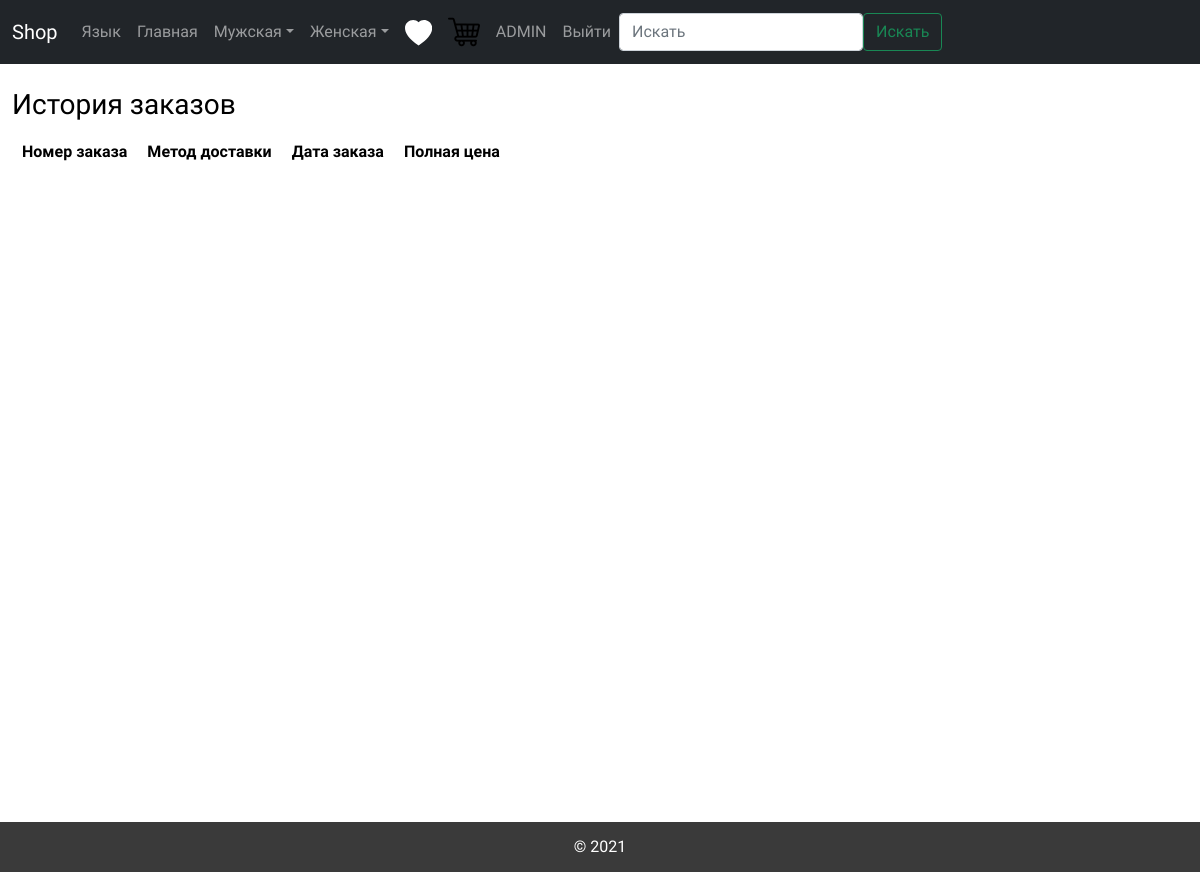
The page /accounts/profile/ (signed in) on the database as committed earlier.
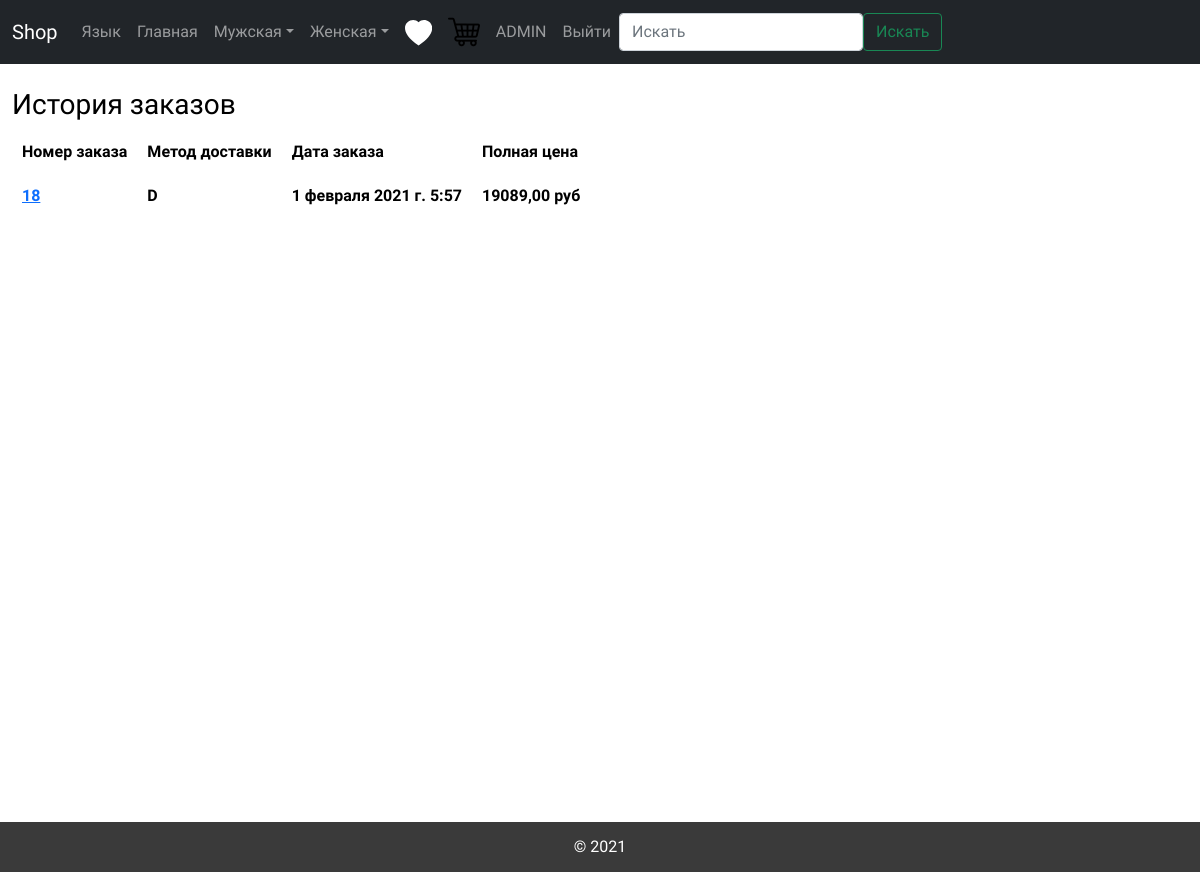
The same page on the database as committed later.
### main/models.py (models this page shows)
class delivery(models.Model):
    user = models.ForeignKey(User, on_delete=models.PROTECT, verbose_name="Пользователь")
    arr_method = (
        ('D','Delivery'),
        ('P','Pick-up service'),
        )
    delivery_method = models.TextField(verbose_name='Метод доставки', choices=arr_method)
    strit = models.TextField(verbose_name='Улица', blank=True, null=True)
    house = models.TextField(verbose_name='Дом', blank=True, null=True)
    housing = models.IntegerField(verbose_name='Корпус', blank=True, null=True)
    floor = models.IntegerField(verbose_name='Этаж', blank=True, null=True)
    flat = models.IntegerField(verbose_name='Квартира', blank=True, null=True)
    entrance = models.IntegerField(verbose_name='Подъезд', blank=True, null=True)
    tel = models.TextField(verbose_name='Телефон', blank=True, null=True)
    price = models.IntegerField(verbose_name=("Цена"), default='0')
    date = models.DateTimeField(verbose_name=("Дата и время"), auto_now_add=True, null=True)
    class Meta:
        verbose_name = "Заказ"
        verbose_name_plural = "Заказы"

### main/views.py (the view)
# urls.py: path('accounts/profile/', views.profile, name="profile"),
def profile(request):
    history = delivery.objects.filter(user=request.user.id)
    return render(request, 'account/profile.html', {'history': history})

### main/templates/account/profile.html (shortened to what this page needs)
{% extends "learn/wrapper.html" %}
{% block content %}
{% if user.is_authenticated %}
<div>
    <p class="h3">История заказов</p>
</div>
<table class="history_del">
<thead>
    <th>Номер заказа</th>
    <th>Метод доставки</th>
    <th>Дата заказа</th>
    <th>Полная цена</th>
</thead>
<tbody>
{% for item in history %}
    <tr>
        <th><a href="#">{{item.id}}</a></th>
        <th>{{item.delivery_method}}</th>
        <th>{{item.date}}</th>
        <th>{{item.price}},00 руб</th>
    </tr>
{% endfor %}
</tbody>
</table>
{% endif %}
{% endblock %}

Rows that differ between the two databases and show on the page:
added delivery: id "18", delivery_method "D", date "1 февраля 2021 г. 5:57", price "19089"
